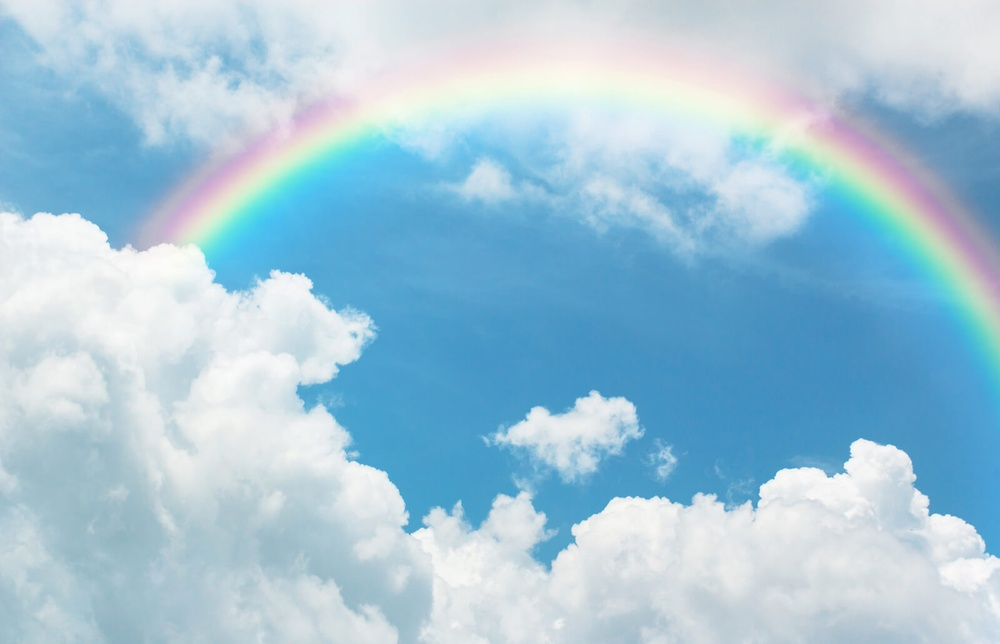
#> input picture task_1/image.jpg, 1000 x 644 px, shrunk from 1600 x 1030 before the run; its folder holds only this picture in this run
$ jupyter execute Task1-test.ipynb   (shell and % lines are left out)
#> lines starting #> are read from the running program, lines starting #| are printed output that depends on the picture
[cell 1]

import cv2
import numpy as np
from matplotlib import pyplot as plt
from matplotlib import image as image
import easygui

[cell 2]
f = easygui.fileopenbox(filetypes=["*.jpg", "*.jpeg", "*.png"])
#> the answer given: image.jpg
I = cv2.imread(f) # image read (user input)
#> I is the input picture: shape (644, 1000, 3); mean B, G, R 217.2, 198.3, 162.3

[cell 3]
I = cv2.imread('image.jpg') # direct input

[cell 4]
img_YUV = cv2.cvtColor(I, cv2.COLOR_BGR2YUV)
#> img_YUV: shape (644, 1000, 3); mean of channels 0, 1, 2 189.7, 141.5, 103.9
cv2.imshow("original", I)
cv2.imshow("YUV",img_YUV)
cv2.waitKey()
cv2.destroyAllWindows() #openCV convert image to YUV

[cell 5]
YUV = cv2.cvtColor(I, cv2.COLOR_BGR2YUV)
plt.imshow(I)
plt.show()

plt.imshow(YUV)
plt.show() # MatPlotLib convert image to YUV

[cell 6]
G = cv2.cvtColor(I, cv2.COLOR_BGR2GRAY)
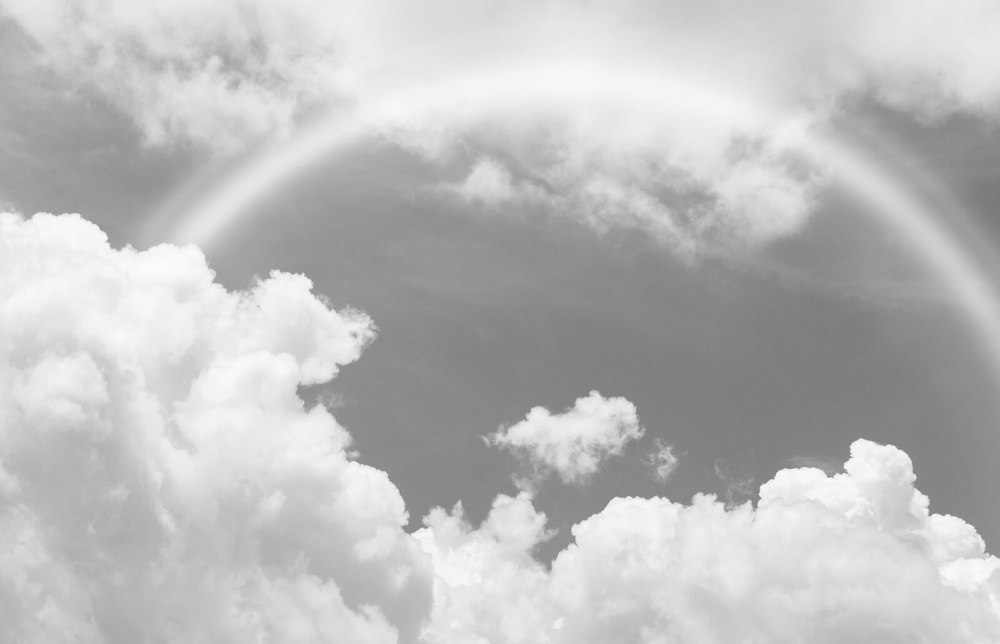
#> G: shape (644, 1000); min 121, max 252, mean 189.7
cv2.imshow("Original", I)
cv2.imshow("Gray Scale",G)
key = cv2.waitKey(0)
#> (key Esc is pressed here)
cv2.destroyAllWindows() # openCV show grayscale
